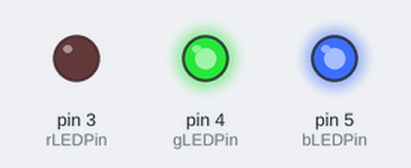
The sketch below on a simulated Arduino Uno, built with avr-gcc and run on an emulated ATmega328P. Parts: output pins drawn as LEDs (lit = HIGH).

Above: at 0.5 s.
At 2.5 s:
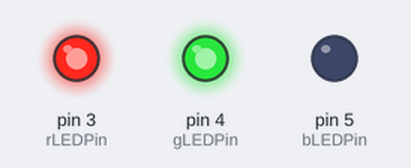
At 3.5 s:
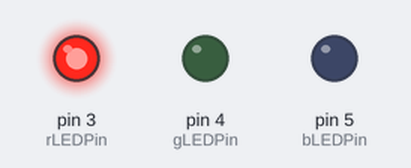
At 4.5 s:
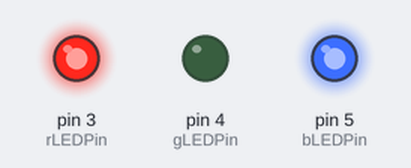
At 6.5 s:
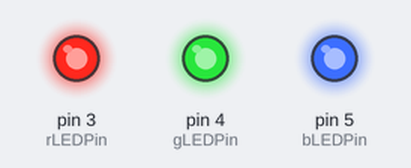
At 8.5 s:
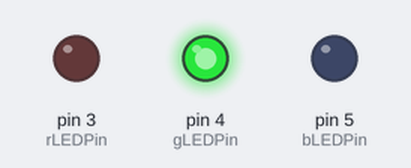
Timing chart, 0 to 9.1 s (numbered marks = the images above):
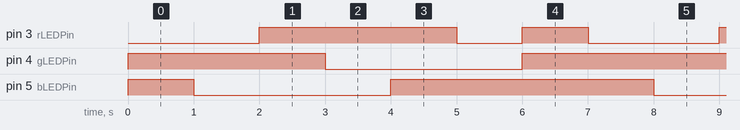

Measured:
- by itself, pin 3 (rLEDPin): repeats every 7.0 s: LOW 1.0 s, HIGH 1.0 s, LOW 2.0 s, HIGH 3.0 s
- by itself, pin 4 (gLEDPin), pin 5 (bLEDPin): repeats every 7.0 s: LOW 3.0 s, HIGH 4.0 s
- by itself, everything shown: repeats every 7.0 s, in 7 steps

The sketch:

color_RGB.ino
```cpp
const int rLEDPin=3;
const int gLEDPin=4;
const int bLEDPin=5;


// the setup function runs once when you press reset or power the board
void setup() {
  pinMode(rLEDPin, OUTPUT);
  pinMode(gLEDPin, OUTPUT);
  pinMode(bLEDPin, OUTPUT);
}

// the loop function runs over and over again forever
void loop() {
  //red
  digitalWrite(rLEDPin, LOW);//only red
  digitalWrite(gLEDPin, HIGH);
  digitalWrite(bLEDPin, HIGH);
  delay(1000);                   // wait for a second

  //pink (red + blue)
  digitalWrite(rLEDPin, LOW);
  digitalWrite(gLEDPin, HIGH);
  digitalWrite(bLEDPin, LOW);
  delay(1000);

  //Blue
  digitalWrite(rLEDPin, HIGH);
  digitalWrite(gLEDPin, HIGH);
  digitalWrite(bLEDPin, LOW);
  delay(1000);


  //cyan (blue + green)
  digitalWrite(rLEDPin, HIGH);
  digitalWrite(gLEDPin, LOW);
  digitalWrite(bLEDPin, LOW);
  delay(1000);

  //green
  digitalWrite(rLEDPin, HIGH);
  digitalWrite(gLEDPin, LOW);
  digitalWrite(bLEDPin, HIGH);
  delay(1000);

  //yellow (red + green)
  digitalWrite(rLEDPin, LOW);
  digitalWrite(gLEDPin, LOW);
  digitalWrite(bLEDPin, HIGH);
  delay(1000);

  //turn everything off
  digitalWrite(rLEDPin, HIGH);
  digitalWrite(gLEDPin, HIGH);
  digitalWrite(bLEDPin, HIGH);
  delay(1000);                      // wait for a second
}
```
